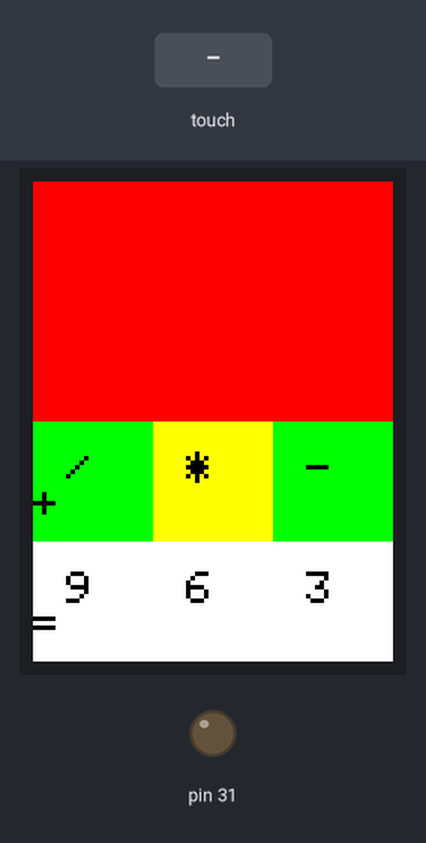
Simulated run of this sketch. Board: Arduino Mega 2560, built with avr-gcc and run on an emulated ATmega2560. On the bench: 240×320 colour display, output pins drawn as LEDs (lit = HIGH). The test bench sets the inputs (shaded band). What the sketch prints to the serial monitor is not drawn.

Above: at 3.3 s.
3.4 s: touch panel pressed at 13 % / 50 % of its raw x / y range
At 4.0 s:
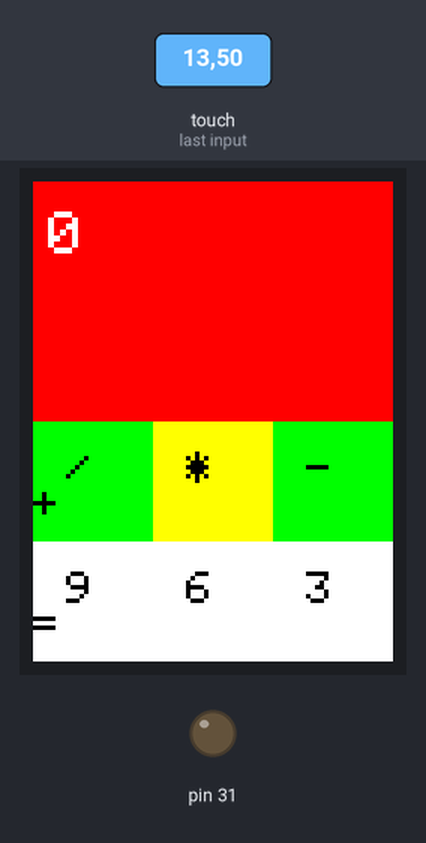
4.9 s: touch panel pressed at 38 % / 90 % of its raw x / y range
At 6.1 s:
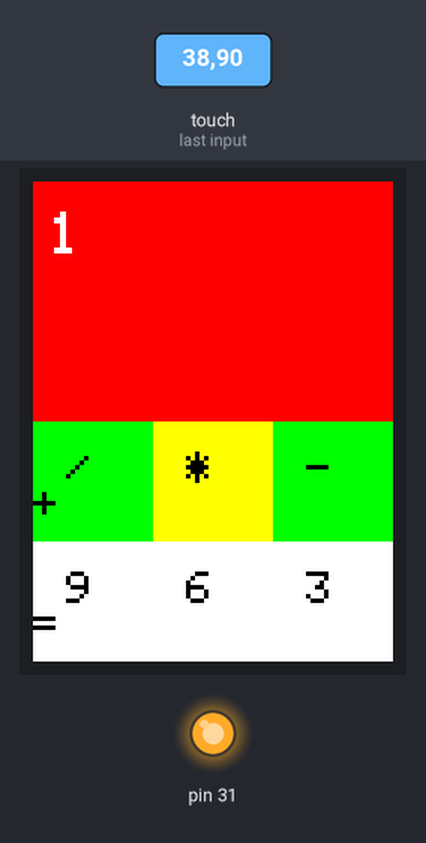
6.4 s: touch panel pressed at 62 % / 50 % of its raw x / y range
At 7.6 s:
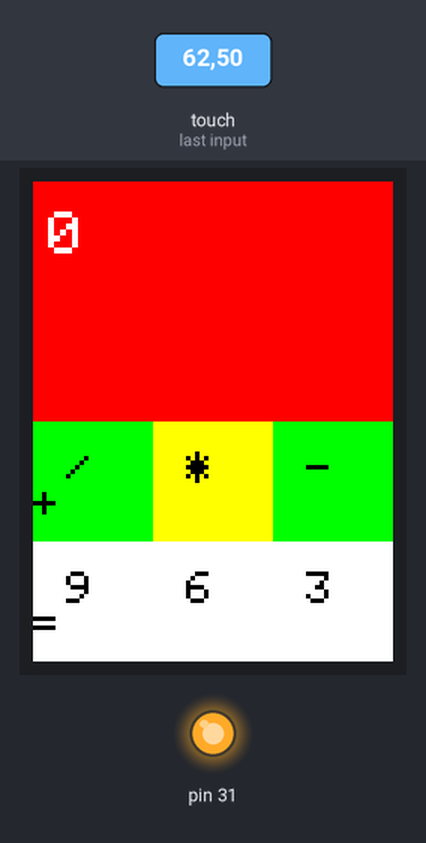
7.9 s: touch panel pressed at 38 % / 70 % of its raw x / y range
At 8.7 s:
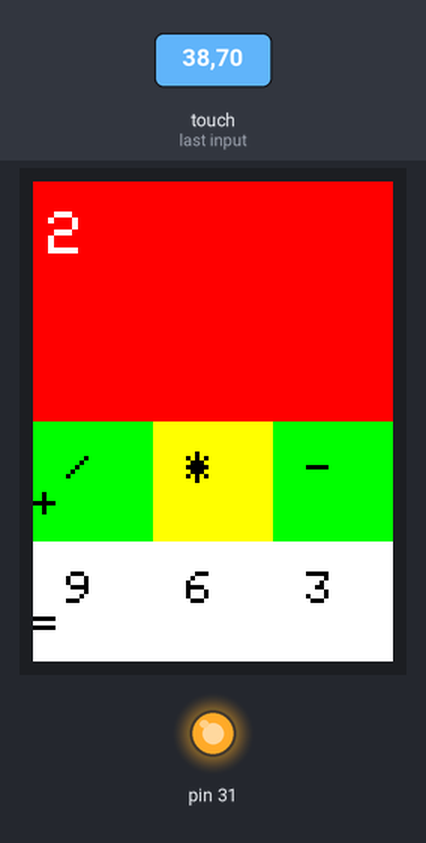
9.4 s: touch panel pressed at 87 % / 50 % of its raw x / y range
At 9.8 s:
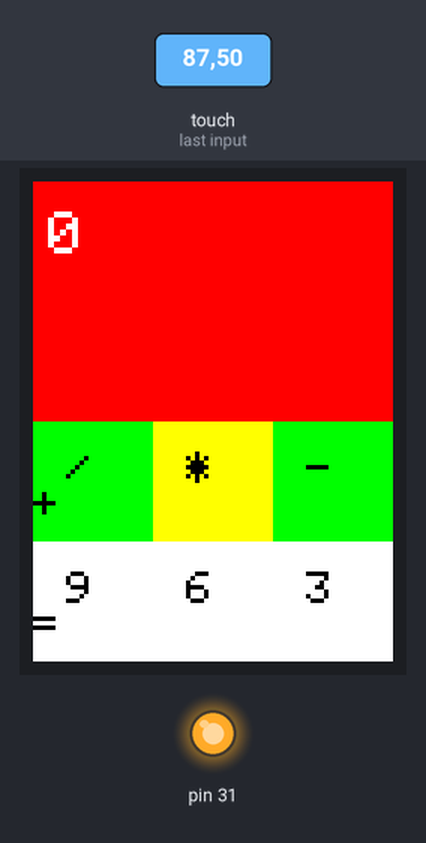
Timing chart, 0 to 11.9 s (numbered marks = the images above; inputs shaded):
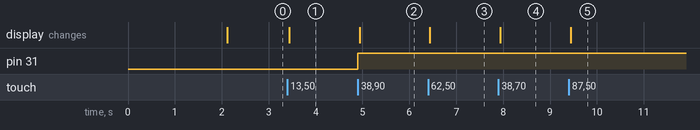

Measured:
- after the input at 3.4 s, the display: changes at once (image 1)
- after the input at 4.9 s, pin 31: LOW → HIGH at once; the display: changes at once (image 2)
- after the input at 6.4 s, the display: changes at once (image 3)
- after the input at 7.9 s, the display: changes at once (image 4)
- after the input at 9.4 s, the display: changes at once (image 5)

The sketch:

kalkulator.ino
```cpp
//KB1UIF (A.Tedds)
//Paint Sketch for Arduino LCD TFT 3.5" TFT Display
#include <Adafruit_GFX.h>
//#include <Adafruit_ILI9341.h>
#include <TouchScreen.h>
#include <MCUFRIEND_kbv.h>
MCUFRIEND_kbv tft;


#define YP A3  // must be an analog pin.
#define XM A2  // must be an analog pin.
#define YM 9   // can be a digital pin.
#define XP 8   // can be a digital pin.

#define TS_MINX 116
#define TS_MINY 955
#define TS_MAXX 893
#define TS_MAXY 102

#define BOXSIZE 40
#define PENRADIUS 3

int oldcolor, currentcolor;

// For better pressure precision, we need to know the resistance
// between X+ and X- Use any multimeter to read it
// Its about 300 ohms across the X plate on mine.


TouchScreen ts = TouchScreen(XP, YP, XM, YM, 300);

// Assign human-readable names to some common 16-bit color values:
#define BLACK   0xFFFF
#define BLUE    0xFFE0
#define GREEN   0xF81F
#define CYAN    0xF800
#define GRAY1   0x8410
#define RED     0x07FF
#define GRAY2   0x4208
#define MAGENTA 0x07E0
#define YELLOW  0x001F
#define WHITE   0x0000
#define PINK   0x07E0
#define MINPRESSURE 5
#define MAXPRESSURE 1500


/*
String symbol[4][4] = {
  { "7", "8", "9", "/" },
  { "4", "5", "6", "*" },
  { "1", "2", "3", "-" },
  { "C", "0", "=", "+" }
};

*/

String symbol[4][4] = {
  { "/", "*", "-", "+" },
  { "9", "6", "3", "=" },
  { "8", "5", "2", "0" },
  { "7", "4", "1", "C" }
};


 int X,Y;
 long Num1,Num2,Number;
 char action;
 boolean result = false;


void setup(void)
{
  Serial.begin(9600);
  Serial.println(F("Paint!"));
pinMode(31, OUTPUT);
  tft.reset();
  uint16_t identifier = tft.readID();

  Serial.print(F("LCD driver chip: "));
  Serial.println(identifier,HEX);


  tft.begin(0x9486);
  tft.fillScreen(WHITE);
  tft.setRotation(2);


    Screen();

  drawButtons();


}

void loop()
{
  pinMode(XM, OUTPUT);
  pinMode(YP, OUTPUT);
  TSPoint p;

  do {
    p = ts.getPoint();
    pinMode(XM, OUTPUT);
    pinMode(YP, OUTPUT);
  } while((p.z < MINPRESSURE )|| (p.z > MAXPRESSURE));
  p.x = map(p.x, TS_MINX, TS_MAXX, 0, 320);
  p.y = map(p.y, TS_MINY, TS_MAXY, 0, 480);

Serial.println(p.x);
Serial.println(p.y);

   Y = p.x;
  X = p.y;


  DetectButtons();

if (result==true)
CalculateResult();

DisplayResult();

  delay(300);

}

void DetectButtons()
{

  if (X<80 && X>0) //Deteksi tombol pada kolom ke 1 (angka 7, 4, 1, C)
  {
    if (Y>0 && Y<85) //If cancel Button is pressed
    {

      digitalWrite(31, LOW);
      Number=Num1=Num2=0;
      result=false;}

     if (Y>85 && Y<160) //If Button 1 is pressed
    {
    digitalWrite(31, HIGH);
    if (Number==0)
    Number=1;
    else
    Number = (Number*10) + 1; //Pressed twice
    }


     if (Y>160 && Y<240) //If Button 4 is pressed
    {Serial.println ("Button 4");
    if (Number==0)
    Number=4;
    else
    Number = (Number*10) + 4; //Pressed twice
    }

     if (Y>240 && Y<320) //If Button 7 is pressed
    {Serial.println ("Button 7");
    if (Number==0)
    Number=7;
    else
    Number = (Number*10) + 7; //Pressed twice
    }
  }

    if (X<160 && X>80) //Detecting Buttons on Column 2
  {
    if (Y>0 && Y<85)
    {Serial.println ("Button 0"); //Button 0 is Pressed
    if (Number==0)
    Number=0;
    else
    Number = (Number*10) + 0; //Pressed twice
    }

     if (Y>85 && Y<160)
    {Serial.println ("Button 2");
     if (Number==0)
    Number=2;
    else
    Number = (Number*10) + 2; //Pressed twice
    }

     if (Y>160 && Y<240)
    {Serial.println ("Button 5");
     if (Number==0)
    Number=5;
    else
    Number = (Number*10) + 5; //Pressed twic
    }

     if (Y>240 && Y<320)
    {Serial.println ("Button 8");
     if (Number==0)
    Number=8;
    else
    Number = (Number*10) + 8; //Pressed twic
    }
  }

    if (X<240 && X>160) //Detecting Buttons on Column 3
  {
    if (Y>0 && Y<85)
    {Serial.println ("Button Equal");
    Num2=Number;
    result = true;
    }

     if (Y>85 && Y<160)
    {Serial.println ("Button 3");
     if (Number==0)
    Number=3;
    else
    Number = (Number*10) + 3; //Pressed twice
    }

     if (Y>160 && Y<240)
    {Serial.println ("Button 6");
    if (Number==0)
    Number=6;
    else
    Number = (Number*10) + 6; //Pressed twice
    }

     if (Y>240 && Y<320)
    {Serial.println ("Button 9");
    if (Number==0)
    Number=9;
    else
    Number = (Number*10) + 9; //Pressed twice
    }
  }


     if (X<320 && X>240) //Detecting Buttons on Column 3
  {

    Num1 = Number;
    Number =0;

    tft.setCursor(200, 20);
    tft.setTextColor(RED);
    if (Y>0 && Y<85)


    {
      Serial.println ("Addition Button");

    Serial.println ("Addition");
    action = 1;
    tft.println('+');

    }

     if (Y>85 && Y<160)
    {

      Serial.println ("substraction Button");

       Serial.println ("substraction");
    action = 2;
    tft.println('-');

    }

     if (Y>160 && Y<240)
    {
      Serial.println ("multiplication Button");
      Serial.println ("multiplication");
    action = 3;
    tft.println('*');

    }

     if (Y>240 && Y<320)
    {
      Serial.println ("Division Button");
     Serial.println ("Division");
    action = 4;
    tft.println('/');

    }
  }


/*
      if (X<320 && X>400) //Detecting Buttons on Column 3
  {
    Num1 = Number;
    Number =0;
    tft.setCursor(200, 20);
    tft.setTextColor(RED);
    if (Y>0 && Y<85)
    {Serial.println ("Addition"); action = 1; tft.println('+');}
     if (Y>85 && Y<160)
    {Serial.println ("Subtraction"); action = 2; tft.println('-');}
     if (Y>160 && Y<240)
    {Serial.println ("Multiplication"); action = 3; tft.println('*');}
     if (Y>240 && Y<320)
    {Serial.println ("Devesion"); action = 4; tft.println('/');}

    delay(300);
  }

  */
}


void CalculateResult()
{
  if (action==1)
    Number = Num1+Num2;

  if (action==2)
    Number = Num1-Num2;

  if (action==3)
    Number = Num1*Num2;

  if (action==4)
    Number = Num1/Num2;
}

void DisplayResult()
{
    tft.fillRect(0, 0, 320, 160, CYAN);  //clear result box
    tft.setCursor(10, 20);
    tft.setTextSize(4);
    tft.setTextColor(BLACK);
    tft.println(Number); //update new value
}

void Screen()
{
  tft.setCursor (105, 120);
  tft.setTextSize (3);
  tft.setTextColor(BLUE);
  tft.println("ARDUINO");
  tft.setCursor (50, 160);
  tft.println("CALCULATOR");
  tft.setCursor (50, 220);
  tft.setTextSize (2);
  tft.setTextColor(BLUE);

  delay(1800);
}

void drawButtons()
{
  //Draw the Result Box
  tft.fillRect(0, 0, 320, 160, CYAN);

 //Draw First Column
  tft.fillRect  (0,400,80,80,BLACK);
  tft.fillRect  (0,320,80,80,BLACK);
  tft.fillRect  (0,240,80,80,BLACK);
  tft.fillRect  (0,160,80,80,MAGENTA);


 //Draw SECOND Column
  tft.fillRect  (80,400,80,80,BLACK);
  tft.fillRect  (80,320,80,80,BLACK);
  tft.fillRect  (80,240,80,80,BLACK);
  tft.fillRect  (80,160,80,80,BLUE);


 //Draw Third Column
  tft.fillRect  (160,400,80,80,BLACK);
  tft.fillRect  (160,320,80,80,BLACK);
  tft.fillRect  (160,240,80,80,BLACK);
  tft.fillRect  (160,160,80,80,MAGENTA);


  tft.fillRect  (240,400,80,80,RED);
  tft.fillRect  (240,320,80,80,BLACK);
  tft.fillRect  (240,240,80,80,GREEN);
  tft.fillRect  (240,160,80,80,BLUE);

/*
  //Draw Horizontal Lines
  for (int h=160; h<=400; h+=80)
  tft.drawFastHLine(0, h, 400, WHITE);

  //Draw Vertical Lines
  for (int v=0; v<=320; v+=80)
  tft.drawFastVLine(v, 80, 320, WHITE);

  */

  //Display keypad lables
  for (int j=0;j<4;j++) {
    for (int i=0;i<4;i++) {
      tft.setCursor(22 + (80*i),  180 + (80*j));
      tft.setTextSize(3);
      tft.setTextColor(WHITE);
      tft.println(symbol[j][i]);
    }
  }


}
```
